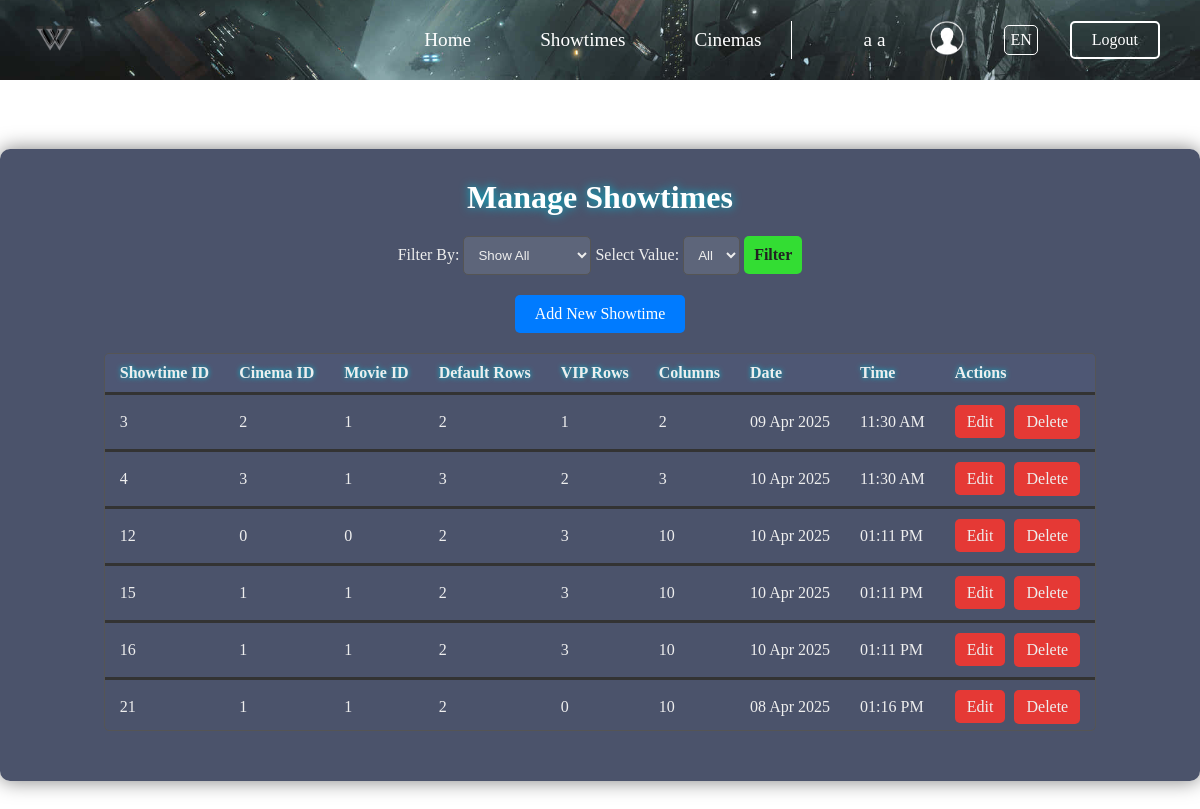
The app's page /admin/Showtime.php (signed in) with its own data.
### tables this page shows
CREATE TABLE `showtimes` (
  `showtime_id` int(9) NOT NULL,
  `cinema_id` int(9) NOT NULL,
  `movie_id` int(9) NOT NULL,
  `default_row` tinyint(4) NOT NULL DEFAULT 0,
  `vip_row` tinyint(4) NOT NULL DEFAULT 0,
  `n_column` tinyint(4) NOT NULL DEFAULT 1,
  `date` date NOT NULL DEFAULT current_timestamp(),
  `time` time NOT NULL DEFAULT current_timestamp()
);

### admin/includes/showtime-list.php (the view, shortened to what this page needs)
<div class="list">
    <table id="showtimeTable">
        <thead>
            <tr>
                <th>Showtime ID</th>
                <th>Cinema ID</th>
                <th>Movie ID</th>
                <th>Default Rows</th>
                <th>VIP Rows</th>
                <th>Columns</th>
                <th>Date</th>
                <th>Time</th>
                <th>Actions</th>
            </tr>
        </thead>
        <tbody>
            <?php
            if ($result_showtimes_data->num_rows > 0) {
                while ($row = $result_showtimes_data->fetch_assoc()) {
                    echo '<tr>';
                    echo '    <td>' . htmlspecialchars($row["showtime_id"]) . '</td>';
                    echo '    <td>' . htmlspecialchars($row["cinema_id"]) . '</td>';
                    echo '    <td>' . htmlspecialchars($row["movie_id"]) . '</td>';
                    echo '    <td>' . htmlspecialchars($row["default_row"]) . '</td>';
                    echo '    <td>' . htmlspecialchars($row["vip_row"]) . '</td>';
                    echo '    <td>' . htmlspecialchars($row["n_column"]) . '</td>';
                    echo '    <td>' . htmlspecialchars(date("d M Y", strtotime($row["date"]))) . '</td>';
                    echo '    <td>' . htmlspecialchars(date("h:i A", strtotime($row["time"]))) . '</td>';
                    echo '    <td>';
                    echo '        <span class="update" style="margin-right: 5px; cursor: pointer;" href=\'?edit_id=' . htmlspecialchars($row["showtime_id"]) . '\' onclick="showEditPopup(\'' . htmlspecialchars($row["showtime_id"]) . '\')">Edit</span>';
                    echo '        <button class="delete" onclick="if(confirm(\'Are you sure you want to delete this showtime?\')) { window.location.href=\'?delete_id=' . htmlspecialchars($row["showtime_id"]) . '\'; }">Delete</button>';
                    echo '    </td>';
                    echo '</tr>';
                }
            } else {
                echo '<tr><td colspan="9">No showtimes found.</td></tr>';
            }
            ?>
        </tbody>
    </table>
</div>

### admin/css/showtime.css (style rules this page uses)
body { color: #eee; background: linear-gradient(to bottom, #000428, #000000); padding-bottom: 20px; }

### admin/style.css (style rules this page uses)
* { margin: 0; padding: 0; box-sizing: border-box; }
body { background: url("../pictures/rm251-mind-08-f.jpg"); background-attachment: scroll; background-size:cover; background-repeat: no-repeat; background-position: center center; height: 200vh; }
a,button { all: unset; cursor: pointer; }

### admin/includes/showtime-list.php (style rules this page uses)
body { display: flex; justify-content: center; align-items: center; min-height: 100vh; overflow: hidden; }
.list { width: auto; max-height: 600px; overflow-y: auto; overflow-x: hidden; border: 1px solid #555; border-radius: 5px; margin-bottom: 20px; scrollbar-width: thin; scrollbar-color: rgba(0, 188, 212, 0.7) rgba(34, 34, 34, 0.7); }
#showtimeTable { width: 100%; border-collapse: collapse; color: #eee; margin: auto; }
#showtimeTable th, #showtimeTable td { padding: 10px 15px; text-align: left; border-bottom: 3px solid #333; }
#showtimeTable th { background-color: rgba(80, 90, 120, 0.7); font-weight: bold; text-shadow: 0 0 5px #00bcd4; }
#showtimeTable .delete { background-color: #e53935; color: #eee; border: none; padding: 8px 12px; border-radius: 5px; cursor: pointer; transition: background-color 0.3s ease; }
#showtimeTable .update { background-color: #e53935; color: #eee; border: none; padding: 8px 12px; border-radius: 5px; cursor: pointer; transition: background-color 0.3s ease; }

### records on screen
showtimes: showtime_id "3", cinema "2", movie "1", default_row "2", vip_row "1", n_column "2", date "09 Apr 2025", time "11:30 AM"
showtimes: showtime_id "4", cinema "3", movie "1", default_row "3", vip_row "2", n_column "3", date "10 Apr 2025", time "11:30 AM"
showtimes: showtime_id "12", cinema "0", movie "0", default_row "2", vip_row "3", n_column "10", date "10 Apr 2025", time "01:11 PM"
showtimes: showtime_id "15", cinema "1", movie "1", default_row "2", vip_row "3", n_column "10", date "10 Apr 2025", time "01:11 PM"
showtimes: showtime_id "16", cinema "1", movie "1", default_row "2", vip_row "3", n_column "10", date "10 Apr 2025", time "01:11 PM"
showtimes: showtime_id "21", cinema "1", movie "1", default_row "2", vip_row "0", n_column "10", date "08 Apr 2025", time "01:16 PM"

### other values on screen
getFirstName() "a"
getLastName() "a"
